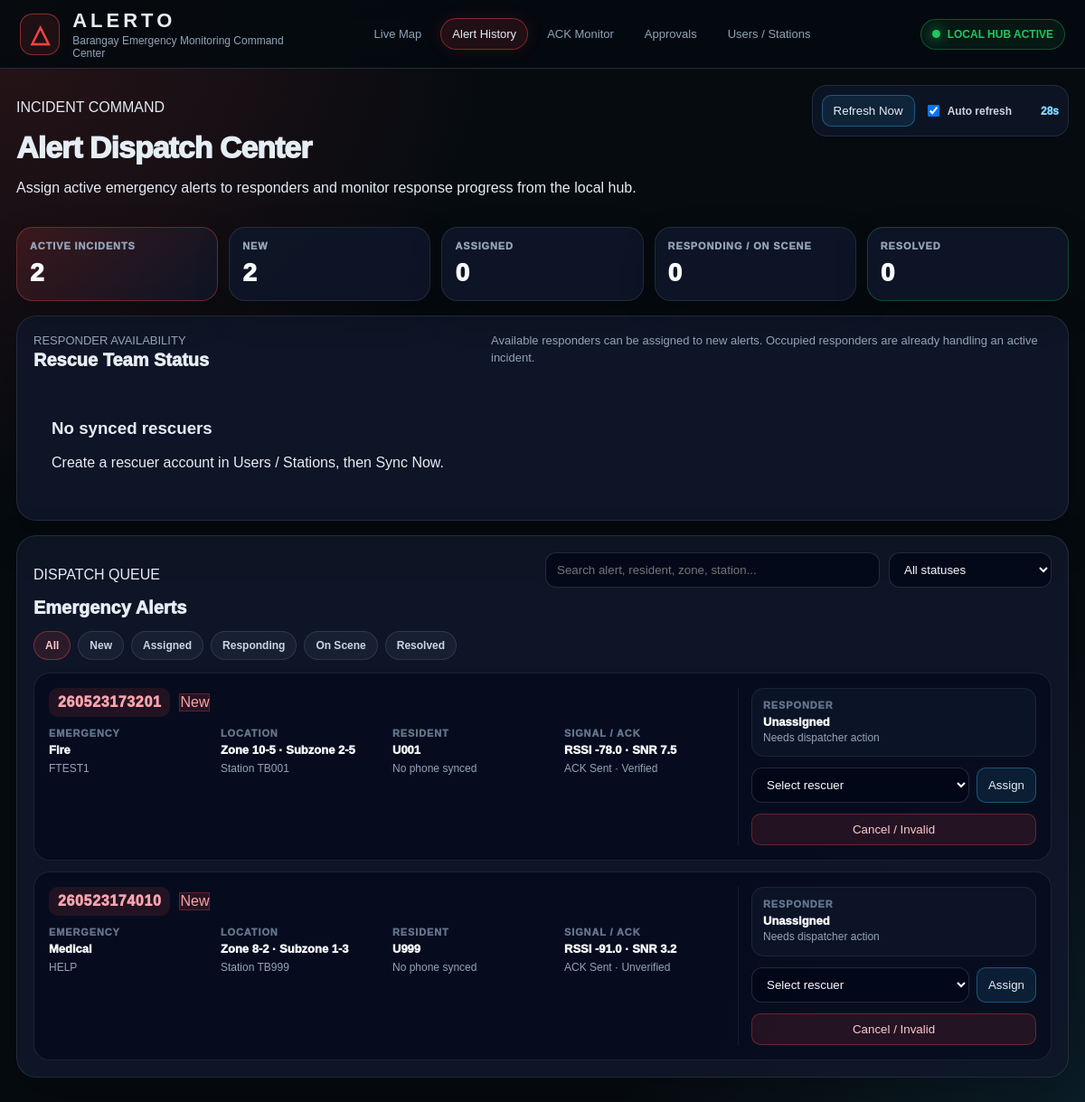
Before: /alerts with the older database file.
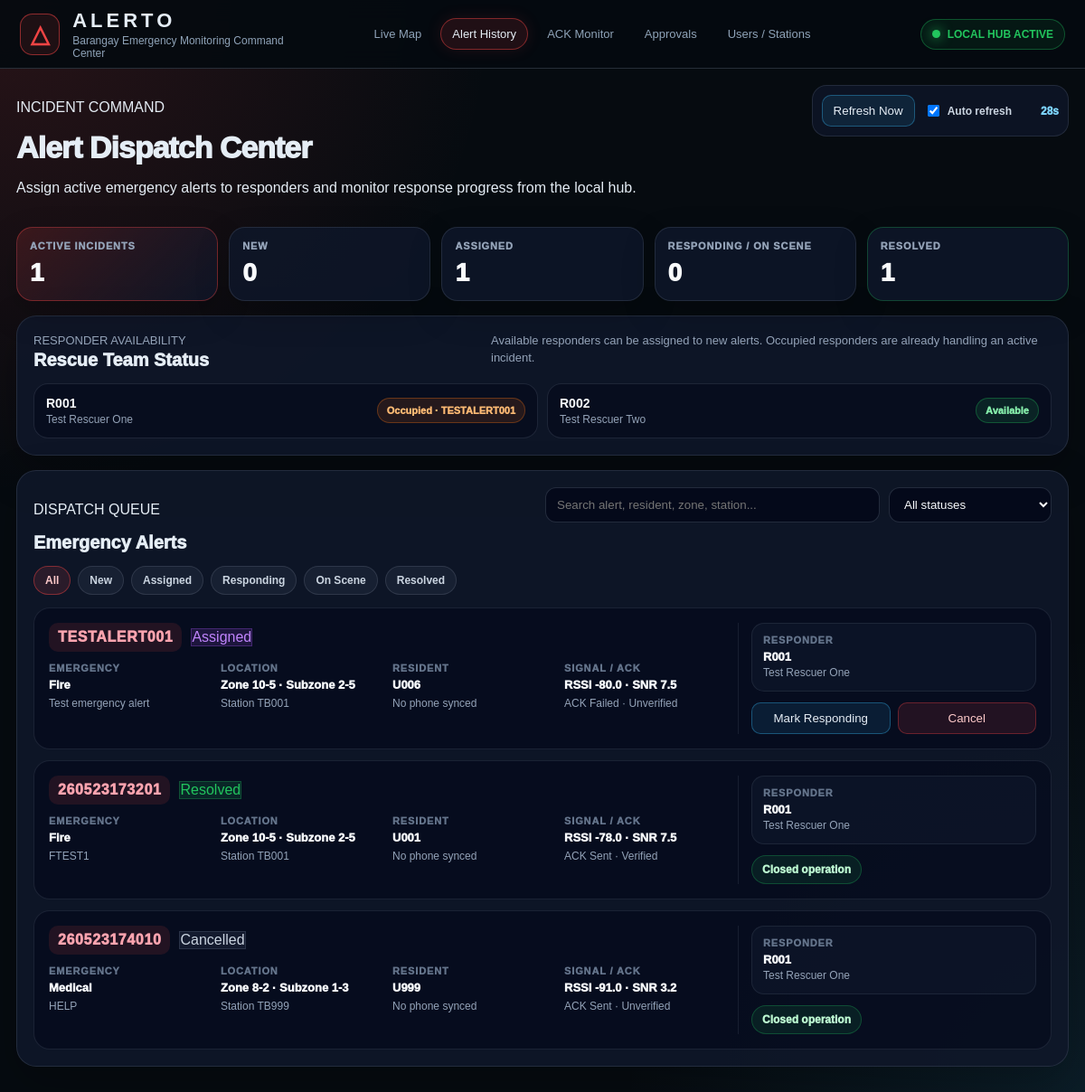
After: the same page with the newer database file.
### tables this page shows
CREATE TABLE alerts (
        id INTEGER PRIMARY KEY AUTOINCREMENT,
        alert_id TEXT UNIQUE,
        packet_type TEXT,
        raw_packet TEXT,
        device_id TEXT,
        user_id TEXT,
        zone TEXT,
        subzone TEXT,
        emergency_type TEXT,
        emergency_label TEXT,
        message TEXT,
        received_at TEXT,
        rssi REAL,
        snr REAL,
        verification_status TEXT DEFAULT 'Unverified',
        alert_status TEXT DEFAULT 'New',
        ack_message TEXT,
        ack_sent INTEGER DEFAULT 0,
        ack_sent_at TEXT,
        created_at TEXT
    , updated_at TEXT);

CREATE TABLE users (
        id INTEGER PRIMARY KEY AUTOINCREMENT,
        user_id TEXT UNIQUE,
        full_name TEXT,
        phone_number TEXT,
        address TEXT,
        status TEXT DEFAULT 'Active',
        created_at TEXT,
        updated_at TEXT
    , auth_user_id TEXT, user_code TEXT, role TEXT DEFAULT 'resident', approval_status TEXT DEFAULT 'pending', source TEXT DEFAULT 'local', last_synced_at TEXT, profile_id TEXT);

CREATE TABLE alert_assignments (
        id INTEGER PRIMARY KEY AUTOINCREMENT,
        alert_id TEXT,
        rescuer_code TEXT,
        assigned_by TEXT,
        assignment_status TEXT DEFAULT 'Assigned',
        assigned_at TEXT,
        updated_at TEXT,
        notes TEXT,
        UNIQUE(alert_id, rescuer_code)
    );

### app.py (the view)
@app.route("/alerts")
def alerts_page():
    status = request.args.get("status")
    alerts = get_alerts_with_assignments(status)
    rescue_teams = get_rescuers()
    return render_template(
        "alerts.html",
        alerts=alerts,
        rescue_teams=rescue_teams,
        selected_status=status
    )

### database.py (called while the page is built)
def get_connection():
    conn = sqlite3.connect(
        DATABASE_PATH,
        timeout=10,
        check_same_thread=False
    )
    conn.row_factory = sqlite3.Row
    conn.execute("PRAGMA journal_mode=WAL;")
    conn.execute("PRAGMA busy_timeout=10000;")
    conn.execute("PRAGMA foreign_keys=ON;")
    return conn

def get_rescuers():
    conn = get_connection()
    cur = conn.cursor()
    try:
        cur.execute("""
            SELECT *
            FROM users
            WHERE LOWER(COALESCE(role, '')) = 'rescuer'
               OR user_id LIKE 'R%'
               OR user_code LIKE 'R%'
            ORDER BY full_name ASC
        """)
    except sqlite3.OperationalError:
        cur.execute("""
            SELECT *
            FROM users
            WHERE user_id LIKE 'R%'
            ORDER BY full_name ASC
        """)
    rows = cur.fetchall()
    conn.close()
    return rows

### templates/alerts.html (shortened to what the changed rows need)
{% extends "base.html" %}
{% block content %}
{% set active_statuses = ['New', 'Acknowledged', 'Assigned', 'Responding', 'On Scene'] %}
{% set closed_statuses = ['Resolved', 'Cancelled', 'Invalid', 'Failed'] %}
{% set ns = namespace(total=0, active=0, new=0, assigned=0, responding=0, resolved=0, cancelled=0) %}
{% for alert in alerts %}
    {% set ns.total = ns.total + 1 %}
    {% set current_status = alert.alert_status or 'New' %}
    {% if current_status in active_statuses %}{% set ns.active = ns.active + 1 %}{% endif %}
    {% if current_status == 'New' %}{% set ns.new = ns.new + 1 %}{% endif %}
    {% if current_status == 'Assigned' %}{% set ns.assigned = ns.assigned + 1 %}{% endif %}
    {% if current_status == 'Responding' or current_status == 'On Scene' %}{% set ns.responding = ns.responding + 1 %}{% endif %}
    {% if current_status == 'Resolved' %}{% set ns.resolved = ns.resolved + 1 %}{% endif %}
    {% if current_status == 'Cancelled' or current_status == 'Invalid' or current_status == 'Failed' %}{% set ns.cancelled = ns.cancelled + 1 %}{% endif %}
{% endfor %}
<div class="dispatch-page">
    <div class="dispatch-topbar">
        <div>
            <h1>Alert Dispatch Center</h1>
        </div>
    </div>
    <section class="dispatch-kpi-grid">
        <div class="dispatch-kpi critical">
            <span>Active Incidents</span>
            <strong>{{ ns.active }}</strong>
        </div>
        <div class="dispatch-kpi">
            <span>New</span>
            <strong>{{ ns.new }}</strong>
        </div>
        <div class="dispatch-kpi">
            <span>Assigned</span>
            <strong>{{ ns.assigned }}</strong>
        </div>
        <div class="dispatch-kpi resolved">
            <span>Resolved</span>
            <strong>{{ ns.resolved }}</strong>
        </div>
    </section>
    <section class="responder-roster-card">
        <div class="section-slim-header">
            <div>
                <h2>Rescue Team Status</h2>
            </div>
        </div>
        {% if rescue_teams %}
        <div class="responder-roster-grid">
            {% for rescuer in rescue_teams %}
                {% set rescuer_code = rescuer.user_code or rescuer.user_id %}
                {% set rn = namespace(active_count=0, latest_alert='') %}
                {% for alert in alerts %}
                    {% if alert.assigned_rescuer_code == rescuer_code and alert.alert_status not in closed_statuses %}
                        {% set rn.active_count = rn.active_count + 1 %}
                        {% set rn.latest_alert = alert.alert_id %}
                    {% endif %}
                {% endfor %}
                <div class="responder-card {% if rn.active_count > 0 %}occupied{% else %}available{% endif %}">
                    <div>
                        <strong>{{ rescuer_code }}</strong>
                        <span>{{ rescuer.full_name or 'Unnamed Rescuer' }}</span>
                    </div>
                    {% if rn.active_count > 0 %}
                        <em>Occupied · {{ rn.latest_alert }}</em>
                    {% else %}
                        <em>Available</em>
                    {% endif %}
                </div>
            {% endfor %}
        </div>
        {% else %}
        <div class="empty-state compact-empty">
            <h3>No synced rescuers</h3>
            <p>Create a rescuer account in Users / Stations, then Sync Now.</p>
        </div>
        {% endif %}
    </section>
    <section class="dispatch-board-card">
        <div class="dispatch-board-header">
            <div>
                <h2>Emergency Alerts</h2>
            </div>
        </div>
        {% if alerts %}
        <div class="dispatch-alert-list">
            {% for alert in alerts %}
            {% set current_status = alert.alert_status or 'New' %}
            <article class="dispatch-alert-card alert-row"
                data-status="{{ current_status }}"
                data-search="{{ (alert.alert_id or '')|lower }} {{ (alert.device_id or '')|lower }} {{ (alert.user_id or '')|lower }} {{ (alert.resident_name or '')|lower }} {{ (alert.zone or '')|lower }} {{ (alert.subzone or '')|lower }} {{ (alert.emergency_label or alert.emergency_type or '')|lower }} {{ (alert.message or '')|lower }}">
                <div class="alert-main-column">
                    <div class="alert-title-line">
                        <span class="alert-code-chip">{{ alert.alert_id }}</span>
                        <span class="status-pill {{ current_status|lower|replace(' ', '-') }}">{{ current_status }}</span>
                    </div>
                    <div class="alert-context-grid">
                        <div>
                            <label>Emergency</label>
                            <strong>{{ alert.emergency_label or alert.emergency_type or 'Unknown' }}</strong>
                            <p>{{ alert.message or 'No message provided' }}</p>
                        </div>
                        <div>
                            <label>Location</label>
                            <strong>Zone {{ alert.zone or '—' }} · Subzone {{ alert.subzone or '—' }}</strong>
                            <p>Station {{ alert.device_id or '—' }}</p>
                        </div>
                        <div>
                            <label>Resident</label>
                            <strong>{{ alert.resident_name or alert.user_id or 'Unknown / Not synced' }}</strong>
                            <p>{{ alert.resident_phone or 'No phone synced' }}</p>
                        </div>
                        <div>
                            <label>Signal / ACK</label>
                            <strong>RSSI {{ alert.rssi or '—' }} · SNR {{ alert.snr or '—' }}</strong>
                            <p>{% if alert.ack_sent %}ACK Sent{% else %}ACK Failed{% endif %} · {{ alert.verification_status or 'Unverified' }}</p>
                        </div>
                    </div>
                </div>
                <aside class="alert-operation-column">
                    <div class="assigned-responder-box">
                        <label>Responder</label>
                        {% if alert.assigned_rescuer_code %}
                            <strong>{{ alert.assigned_rescuer_code }}</strong>
                            <span>{{ alert.assigned_rescuer_name or 'Assigned rescuer' }}</span>
                        {% else %}
                            <strong>Unassigned</strong>
                            <span>Needs dispatcher action</span>
                        {% endif %}
                    </div>
                    {% if current_status not in closed_statuses %}
                        {% if not alert.assigned_rescuer_code %}
                        <div class="assign-control-row">
                            <select id="rescuer-select-{{ alert.alert_id }}">
                                <option value="">Select rescuer</option>
                            </select>
                            <button class="btn-small success" onclick="assignAlert('{{ alert.alert_id }}')">Assign</button>
                        </div>
                        <button class="btn-small danger-soft full-action" onclick="updateStatus('{{ alert.alert_id }}', 'Cancelled')">Cancel / Invalid</button>
                        {% else %}
                        <div class="next-action-grid">
                            {% if current_status in ['Assigned', 'Acknowledged'] %}
                                <button onclick="updateStatus('{{ alert.alert_id }}', 'Responding')">Mark Responding</button>
                            {% elif current_status == 'Responding' %}
                                <button onclick="updateStatus('{{ alert.alert_id }}', 'On Scene')">Mark On Scene</button>
                            {% elif current_status == 'On Scene' %}
                                <button class="success-soft" onclick="updateStatus('{{ alert.alert_id }}', 'Resolved')">Resolve Alert</button>
                            {% else %}
                                <button onclick="updateStatus('{{ alert.alert_id }}', 'Responding')">Mark Responding</button>
                            {% endif %}
                            <button class="danger-soft" onclick="updateStatus('{{ alert.alert_id }}', 'Cancelled')">Cancel</button>
                        </div>
                        {% endif %}
                    {% else %}
                        <div class="closed-alert-note">Closed operation</div>
                    {% endif %}
                </aside>
            </article>
            {% endfor %}
        </div>
        {% else %}
        <div class="empty-state">
            <h3>No alerts found</h3>
            <p>Incoming LoRa alerts will appear here after receiver.py saves packets into local SQLite.</p>
        </div>
        {% endif %}
    </section>
</div>
{% endblock %}

Changed rows visible on the page:
no longer on one of the page's lists (row edited): alerts: alert_id "260523173201", alert_status "New", emergency_label "Fire", message "FTEST1", zone "10-5", subzone "2-5", device "TB001", user "U001", rssi "-78.0", snr "7.5", verification_status "Verified"
no longer on one of the page's lists (row edited): alerts: alert_id "260523174010", alert_status "New", emergency_label "Medical", message "HELP", zone "8-2", subzone "1-3", device "TB999", user "U999", rssi "-91.0", snr "3.2", verification_status "Unverified"
added users: user_code "R001", full_name "Test Rescuer One"
added alerts: latest_alert "TESTALERT001", alert_status "Assigned"
added users: user_code "R002", full_name "Test Rescuer Two", shows "Available"
added alert_assignments: alert_id "TESTALERT001", emergency_label "Fire", message "Test emergency alert", zone "10-5", subzone "2-5", device_id "TB001", user_id "U006", resident_phone "No phone synced", rssi "-80.0", snr "7.5", shows "ACK Failed", verification_status "Unverified", assigned_rescuer_code "R001", full_name "Test Rescuer One"
added alert_assignments: alert_id "260523173201", {{ current_status }} "Resolved", emergency_label "Fire", message "FTEST1", zone "10-5", subzone "2-5", device_id "TB001", user_id "U001", resident_phone "No phone synced", rssi "-78.0", snr "7.5", shows "ACK Sent", verification_status "Verified", assigned_rescuer_code "R001", full_name "Test Rescuer One", shows "Closed operation"
added alert_assignments: alert_id "260523174010", {{ current_status }} "Cancelled", emergency_label "Medical", message "HELP", zone "8-2", subzone "1-3", device_id "TB999", user_id "U999", resident_phone "No phone synced", rssi "-91.0", snr "3.2", shows "ACK Sent", verification_status "Unverified", assigned_rescuer_code "R001", full_name "Test Rescuer One", shows "Closed operation"
Other visible differences:
{{ ns.active }}: "2" → "1"
{{ ns.new }}: "2" → "0"
{{ ns.assigned }}: "0" → "1"
{{ ns.resolved }}: "0" → "1"
text no longer shown: "No synced rescuers Create a rescuer account in Users / Stations, then Sync Now."
